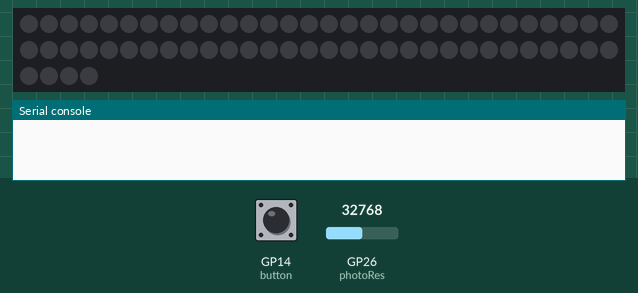
The program below on a simulated Raspberry Pi Pico running MicroPython. On the bench: 64 RGB LEDs in strip order, left to right, continuing on the next row, the last lines printed to the serial console. Inputs (shaded band) come from the test bench; at power-on: GP26 (photoRes) = 32768, GP14 (button) LOW (analog values on the 0–65535 scale).

Above: at 1.2 s.
1.3 s: GP26 (photoRes) set to 32096
At 2.0 s:
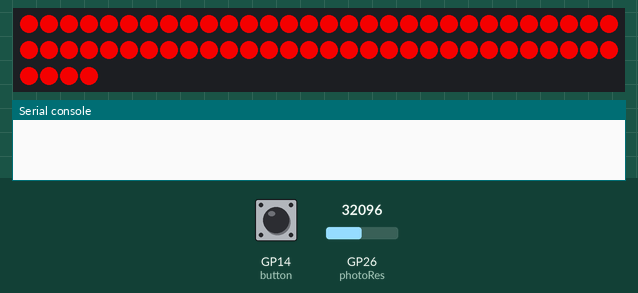
3.0 s: GP14 (button) pulled HIGH for 3.2 s
7.7 s: GP26 (photoRes) set to 32767
10.7 s: GP14 (button) pulled HIGH for 0.15 s
At 10.92 s:
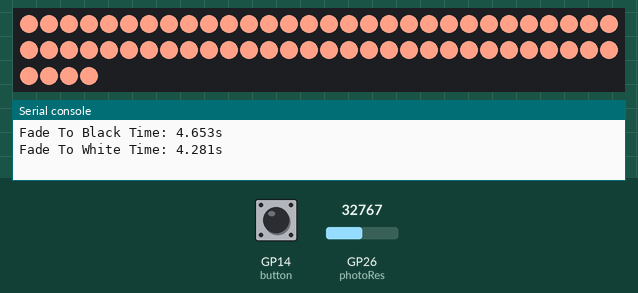

Measured:
- the behaviour switches between 32768 and 32752 on GP26 (photoRes) (found by bisection; images 0 and 1)
- after the input at 1.3 s, the LEDs: first change after 0.08 s (image 1 shows a later state)
- after the input at 10.7 s, the LEDs: change after 0.16 s (image 2)

The program:

laser_trip.py
```python
import array, time, utime
from machine import Pin, ADC
from rp2 import PIO, StateMachine, asm_pio


trigger_value = 50.00 # LDR Lux % To trigger alert
photoPIN = 68
def readLight(photoGP):
    photoRes = ADC(Pin(26))
    light = photoRes.read_u16()
    light = round(light/65535*100, 2)
    return light

# Button to switch desk light on and off. Will not stop alerts.
button = machine.Pin(14, machine.Pin.IN, machine.Pin.PULL_DOWN)

# LED Configuration
num_leds = 64 # Number of LEDs in string
led_pin = 22 # GPIO Pin of LEDs
brightness = 1.0 # Sets the brightness for the LED String

black = (0, 0, 0)
white = (255, 160, 135)
red = (255, 0, 0)

@asm_pio(sideset_init=PIO.OUT_LOW, out_shiftdir=PIO.SHIFT_LEFT, autopull=True, pull_thresh=24)
def ws2812():
    T1 = 2
    T2 = 5
    T3 = 3
    label("bitloop")
    out(x, 1)               .side(0)    [T3 - 1]
    jmp(not_x, "do_zero")   .side(1)    [T1 - 1]
    jmp("bitloop")          .side(1)    [T2 - 1]
    label("do_zero")
    nop()                   .side(0)    [T2 - 1]

# Create the StateMachine with the ws2812 program, outputting on pin
sm = StateMachine(0, ws2812, freq=8000000, sideset_base=Pin(led_pin))

# Start the StateMachine, it will wait for data on its FIFO.
sm.active(1)

# Display a pattern on the LEDs via an array of LED RGB values.
ar = array.array("I", [0 for _ in range(num_leds)])

def pixels_show():
    dimmer_ar = array.array("I", [0 for _ in range(num_leds)])
    for i,c in enumerate(ar):
        r = int(((c >> 8) & 0xFF) * brightness)
        g = int(((c >> 16) & 0xFF) * brightness)
        b = int((c & 0xFF) * brightness)
        dimmer_ar[i] = (g<<16) + (r<<8) + b
    sm.put(dimmer_ar, 8)
    time.sleep_ms(10)

def pixels_set(i, color):
    ar[i] = (color[1]<<16) + (color[0]<<8) + color[2]

def pixels_fill(color):
    for i in range(len(ar)):
        pixels_set(i, color)

#Function to print some values for debugging
def status():
    ldr_value = readLight(photoPIN)
    print("Button: {} | Color: {} | Alert: {} | LDR Value: {}".format(button.value(), desk_lights, alert, ldr_value))

while True:
    if button.value() == 1:
        desk_lights = white
    else:
        desk_lights = black
    time.sleep(0.1)

    ldr_value = readLight(photoPIN)
    if ldr_value < trigger_value:
        alert = True
        r = 255
        g = 0
        b = 0
        if button.value() == 1:
            timer_start = utime.ticks_ms() # Timer Start
            while g != 160 and b != 135:
                if g < 160:
                    g += 1
                if b < 130:
                    b += 1
                desk_lights = (r, g, b)
                pixels_fill(desk_lights)
                pixels_show()
#                status()
                time.sleep(0.011) # Adjust the fade time. With Status: 0.007, Without Status: 0.011 for 5 second fade.
            fader_time = (utime.ticks_diff(utime.ticks_ms(), timer_start))/1000 # Stop timer and find difference in seconds
            print("Fade To White Time: {}s".format(fader_time, )) # Print Time
        else:
            timer_start = utime.ticks_ms() # Timer Start
            while r > 0:
                r = r - 3
                desk_lights = (r, g, b)
                pixels_fill(desk_lights)
                pixels_show()
#                status()
                time.sleep(0.039) # Adjust the fade time. With Status: 0.034, Without Status: 0.039 for 5 second fade.
            fader_time = (utime.ticks_diff(utime.ticks_ms(), timer_start))/1000 # Stop timer and find difference in seconds
            print("Fade To Black Time: {}s".format(fader_time)) # Print Time
    else:
        alert = False
        pixels_fill(desk_lights)
        pixels_show()
```
